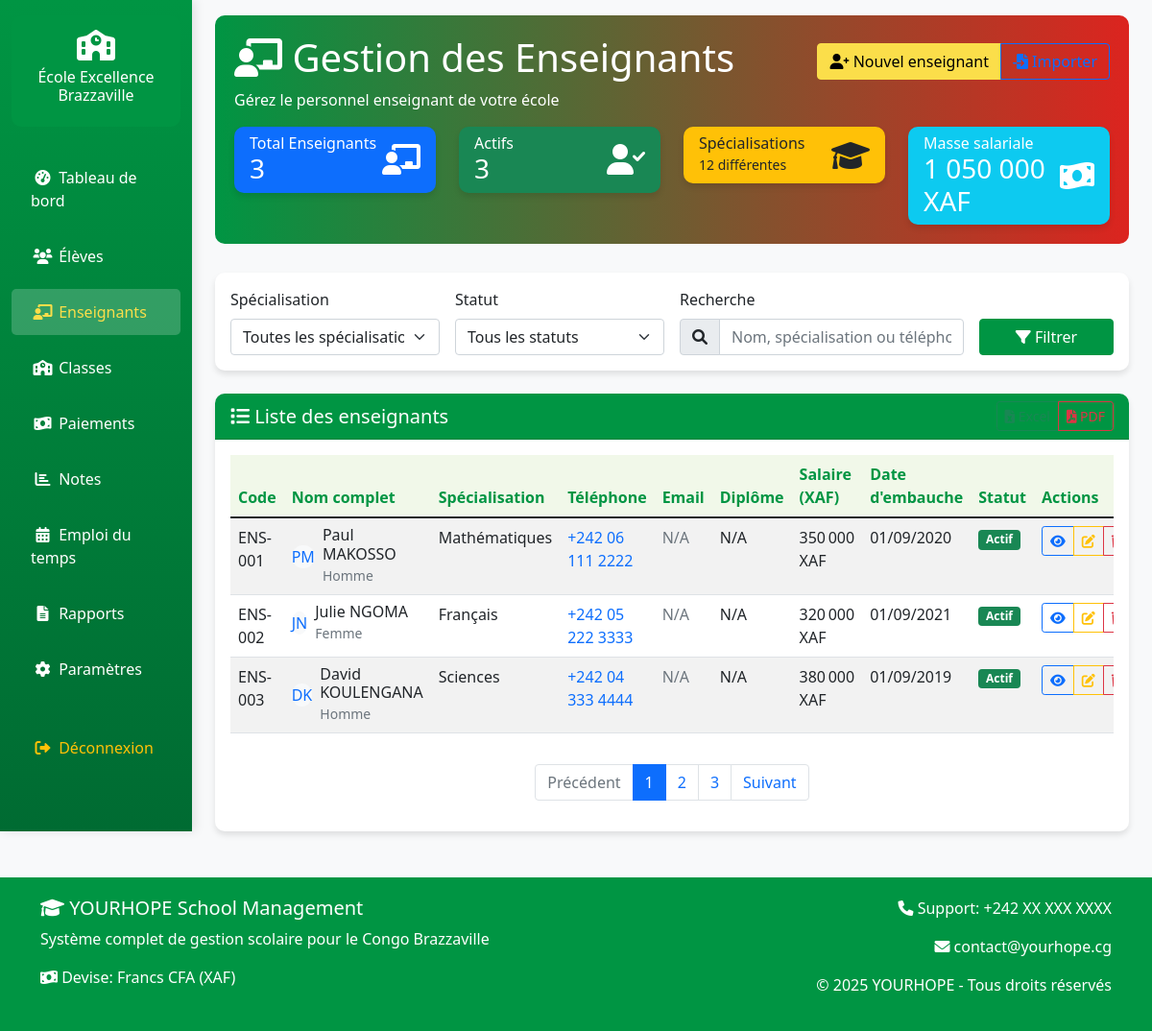
Screenshot of /teachers.php (signed in) with the database file from the repository.
### tables this page shows
CREATE TABLE teachers (
    id INT PRIMARY KEY AUTO_INCREMENT,
    school_id INT,
    teacher_code VARCHAR(50) UNIQUE NOT NULL,
    first_name VARCHAR(100) NOT NULL,
    last_name VARCHAR(100) NOT NULL,
    gender ENUM('M', 'F') NOT NULL,
    specialization VARCHAR(100),
    diploma VARCHAR(100),
    phone VARCHAR(20),
    email VARCHAR(100),
    address TEXT,
    hire_date DATE,
    salary DECIMAL(12,2) DEFAULT 0,
    status ENUM('active', 'inactive') DEFAULT 'active',
    created_at TIMESTAMP DEFAULT CURRENT_TIMESTAMP,
    FOREIGN KEY (school_id) REFERENCES schools(id)
);

### teachers.php (the view, shortened to what the rows shown need)
<?php
require_once 'includes/header.php';
$database = new Database();
$db = $database->getConnection();
?>
<div class="container-fluid">
    <div class="row">
        <main class="col-md-9 ms-sm-auto col-lg-10 px-md-4">
            <div class="page-header mt-3">
                <div class="d-flex justify-content-between align-items-center">
                    <h1><i class="fas fa-chalkboard-teacher"></i> Gestion des Enseignants</h1>
                </div>
            </div>
            <div class="card">
                <div class="card-body">
                    <div class="table-responsive">
                        <table class="table table-hover table-striped">
                            <thead>
                                <tr>
                                    <th>Code</th>
                                    <th>Nom complet</th>
                                    <th>Spécialisation</th>
                                    <th>Téléphone</th>
                                    <th>Email</th>
                                    <th>Diplôme</th>
                                    <th>Salaire (XAF)</th>
                                    <th>Date d'embauche</th>
                                    <th>Statut</th>
                                    <th>Actions</th>
                                </tr>
                            </thead>
                            <tbody>
                                <?php
                                $query = "SELECT * FROM teachers
                                         WHERE school_id = :school_id
                                         ORDER BY created_at DESC";
                                $stmt = $db->prepare($query);
                                $stmt->bindParam(':school_id', $_SESSION['school_id']);
                                $stmt->execute();
                                if ($stmt->rowCount() > 0) {
                                    while ($row = $stmt->fetch(PDO::FETCH_ASSOC)) {
                                        $status_badge = $row['status'] == 'active'
                                            ? '<span class="badge bg-success">Actif</span>'
                                            : '<span class="badge bg-secondary">Inactif</span>';
                                ?>
                                <tr>
                                    <td><?php echo htmlspecialchars($row['teacher_code']); ?></td>
                                    <td>
                                        <div class="d-flex align-items-center">
                                            <div class="avatar-sm me-2">
                                                <div class="avatar-title bg-light rounded-circle text-primary">
                                                    <?php echo strtoupper(substr($row['first_name'], 0, 1) . substr($row['last_name'], 0, 1)); ?>
                                                </div>
                                            </div>
                                            <div>
                                                <h6 class="mb-0"><?php echo htmlspecialchars($row['first_name'] . ' ' . $row['last_name']); ?></h6>
                                                <small class="text-muted"><?php echo $row['gender'] == 'M' ? 'Homme' : 'Femme'; ?></small>
                                            </div>
                                        </div>
                                    </td>
                                    <td><?php echo htmlspecialchars($row['specialization'] ?? 'Non spécifié'); ?></td>
                                    <td>
                                        <?php if(!empty($row['phone'])): ?>
                                            <a href="tel:<?php echo $row['phone']; ?>" class="text-decoration-none">
                                                <?php echo htmlspecialchars($row['phone']); ?>
                                            </a>
                                        <?php else: ?>
                                            <span class="text-muted">N/A</span>
                                        <?php endif; ?>
                                    </td>
                                    <td>
                                        <?php if(!empty($row['email'])): ?>
                                            <a href="mailto:<?php echo $row['email']; ?>" class="text-decoration-none">
                                                <?php echo htmlspecialchars($row['email']); ?>
                                            </a>
                                        <?php else: ?>
                                            <span class="text-muted">N/A</span>
                                        <?php endif; ?>
                                    </td>
                                    <td><?php echo htmlspecialchars($row['diploma'] ?? 'N/A'); ?></td>
                                    <td class="format-money"><?php echo $row['salary']; ?></td>
                                    <td><?php echo date('d/m/Y', strtotime($row['hire_date'])); ?></td>
                                    <td><?php echo $status_badge; ?></td>
                                    <td>
                                        <div class="btn-group btn-group-sm">
                                            <button class="btn btn-outline-primary btn-view-teacher"
                                                    data-id="<?php echo $row['id']; ?>"
                                                    title="Voir détails">
                                                <i class="fas fa-eye"></i>
                                            </button>
                                            <button class="btn btn-outline-warning btn-edit-teacher"
                                                    data-id="<?php echo $row['id']; ?>"
                                                    data-firstname="<?php echo htmlspecialchars($row['first_name']); ?>"
                                                    data-lastname="<?php echo htmlspecialchars($row['last_name']); ?>"
                                                    data-gender="<?php echo $row['gender']; ?>"
                                                    data-specialization="<?php echo htmlspecialchars($row['specialization']); ?>"
                                                    data-diploma="<?php echo htmlspecialchars($row['diploma']); ?>"
                                                    data-phone="<?php echo htmlspecialchars($row['phone']); ?>"
                                                    data-email="<?php echo htmlspecialchars($row['email']); ?>"
                                                    data-address="<?php echo htmlspecialchars($row['address']); ?>"
                                                    data-hire-date="<?php echo $row['hire_date']; ?>"
                                                    data-salary="<?php echo $row['salary']; ?>"
                                                    data-status="<?php echo $row['status']; ?>"
                                                    title="Modifier">
                                                <i class="fas fa-edit"></i>
                                            </button>
                                            <button class="btn btn-outline-danger btn-delete-teacher"
                                                    data-id="<?php echo $row['id']; ?>"
                                                    data-name="<?php echo htmlspecialchars($row['first_name'] . ' ' . $row['last_name']); ?>"
                                                    title="Supprimer">
                                                <i class="fas fa-trash"></i>
                                            </button>
                                        </div>
                                    </td>
                                </tr>
                                <?php
                                    }
                                } else {
                                    echo '<tr><td colspan="10" class="text-center py-4">
                                            <i class="fas fa-chalkboard-teacher fa-2x text-muted mb-3"></i>
                                            <h5>Aucun enseignant trouvé</h5>
                                            <p class="text-muted">Commencez par ajouter votre premier enseignant</p>
                                          </td></tr>';
                                }
                                ?>
                            </tbody>
                        </table>
                    </div>
                </div>
            </div>
        </main>
    </div>
</div>
<?php require_once 'includes/footer.php'; ?>

### rows the page displays
teachers: teacher_code "ENS-001", first_name+last_name "PM", first_name+last_name "Paul MAKOSSO", gender "Homme", specialization "Mathématiques", phone "+242 06 111 2222", shows "N/A", diploma "N/A", hire_date "01/09/2020", status "Actif"
teachers: teacher_code "ENS-002", first_name+last_name "JN", first_name+last_name "Julie NGOMA", gender "Femme", specialization "Français", phone "+242 05 222 3333", shows "N/A", diploma "N/A", hire_date "01/09/2021", status "Actif"
teachers: teacher_code "ENS-003", first_name+last_name "DK", first_name+last_name "David KOULENGANA", gender "Homme", specialization "Sciences", phone "+242 04 333 4444", shows "N/A", diploma "N/A", hire_date "01/09/2019", status "Actif"

### other values shown
$_SESSION['school_name'] "École Excellence Brazzaville"
$stmt->fetch(PDO::FETCH_ASSOC)['total'] "3"
$total "1 050 000"
